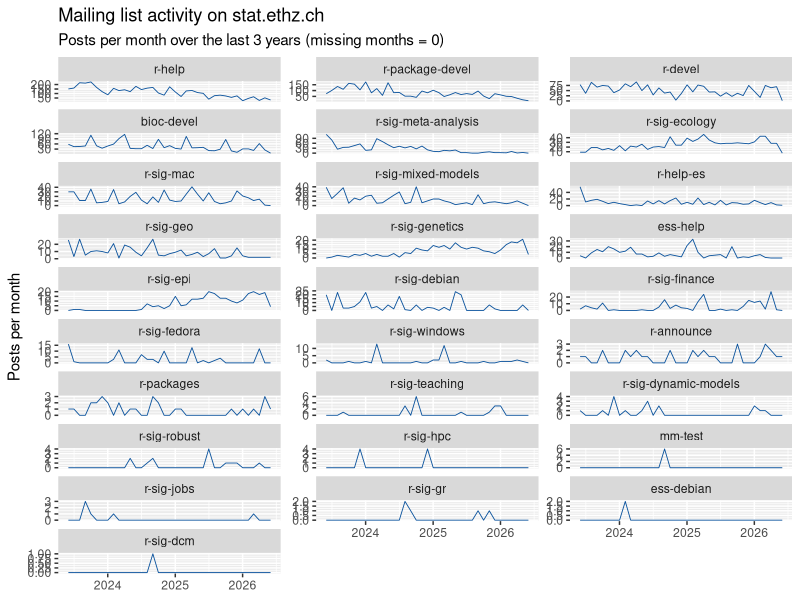

This figure's R source: (Note: this script raises an error after producing the figure.)
#!/usr/bin/env Rscript

# Plot posts/month per mailing list from posts_by_month.csv.
# Missing months (lists that had no archive for a month, or NA counts) are
# filled with 0 so every list shows a continuous monthly series.

# I propose we sunset the five lists with no posts in last 3 years:
# * mailman
# * r-sig-db
# * r-sig-rugs
# * r-sig-wiki
# * r-ug-ottawa

#
# As well as the nine following lists that have had fewer than
# 20 posts in the last three years:
#
#       r-sig-teaching   18
# r-sig-dynamic-models   17
#         r-sig-robust   13
#            r-sig-hpc    8
#              mm-test    6
#           r-sig-jobs    6
#             r-sig-gr    5
#           ess-debian    2
#            r-sig-dcm    1

library(ggplot2)
library(dplyr)
library(tidyr)
library(lubridate)

raw <- read.csv("posts_by_month.csv", stringsAsFactors = FALSE)
raw <- raw |>
  mutate(date = ISOdate(year, match(month, month.name), 1))


raw |> count(list, wt = n_posts, sort = TRUE)
raw |>
  filter(date > today() - years(1)) |>
  count(list, wt = n_posts, sort = TRUE)


all_months <- seq(min(raw$date), max(raw$date), by = "month")

posts <- raw |>
  tidyr::complete(list, date = all_months, fill = list(n_posts = 0))


# Order facets by total volume (busiest list first).
order_lists <- posts |>
  group_by(list) |>
  summarise(total = sum(n_posts), .groups = "drop") |>
  arrange(desc(total))
posts$list <- factor(posts$list, levels = order_lists$list)

ggplot(posts, aes(date, n_posts)) +
  geom_line(colour = "#08519c", linewidth = 0.3) +
  facet_wrap(~list, scales = "free_y", ncol = 3) +
  scale_x_datetime(date_labels = "%Y", date_breaks = "1 year") +
  labs(
    title = "Mailing list activity on stat.ethz.ch",
    subtitle = "Posts per month over the last 3 years (missing months = 0)",
    x = NULL,
    y = "Posts per month"
  )

ggsave("posts_by_month.pdf", p, width = 11, height = 12)
